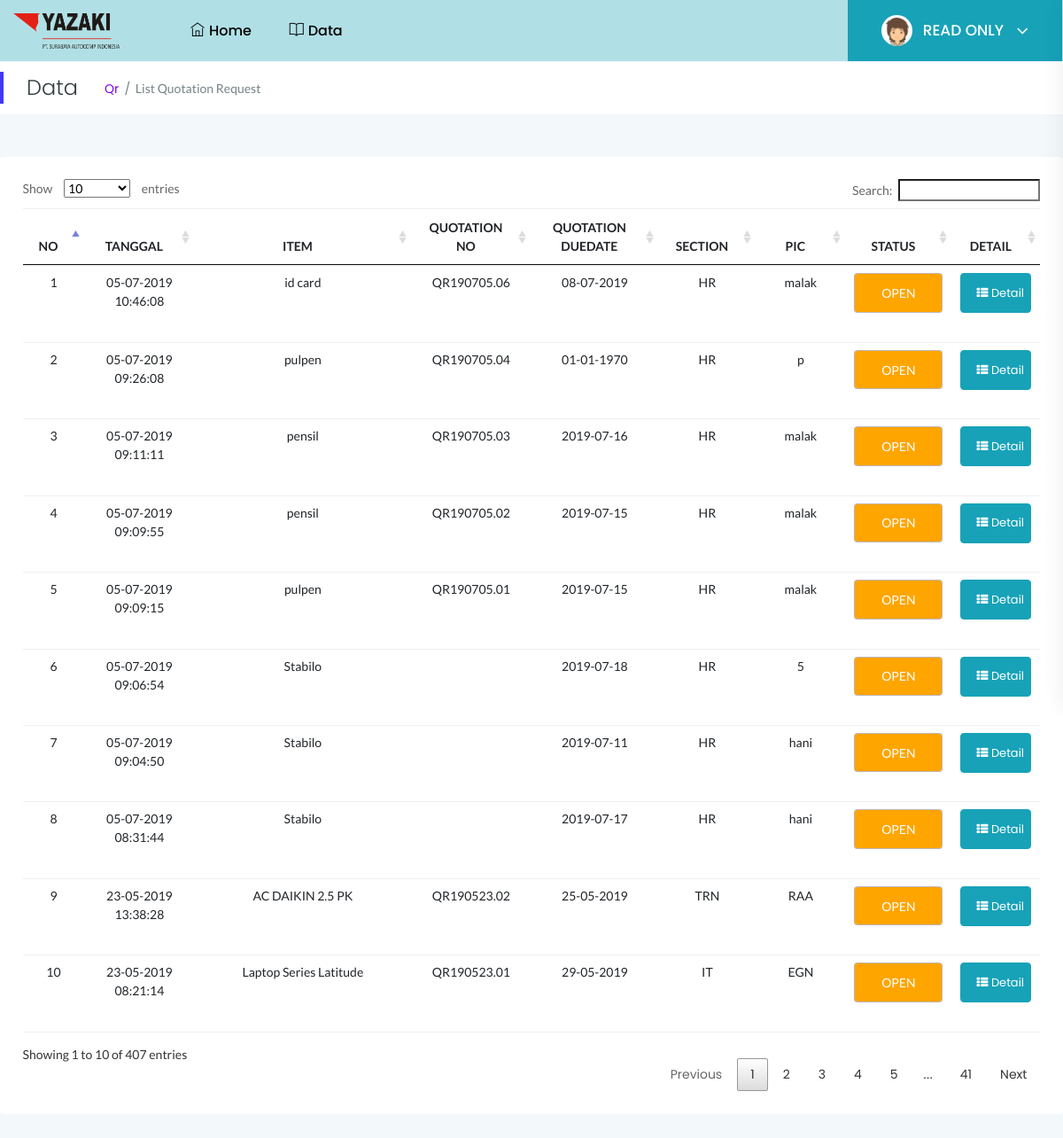
Page /index.php/read_only/getQr on the earlier database version.
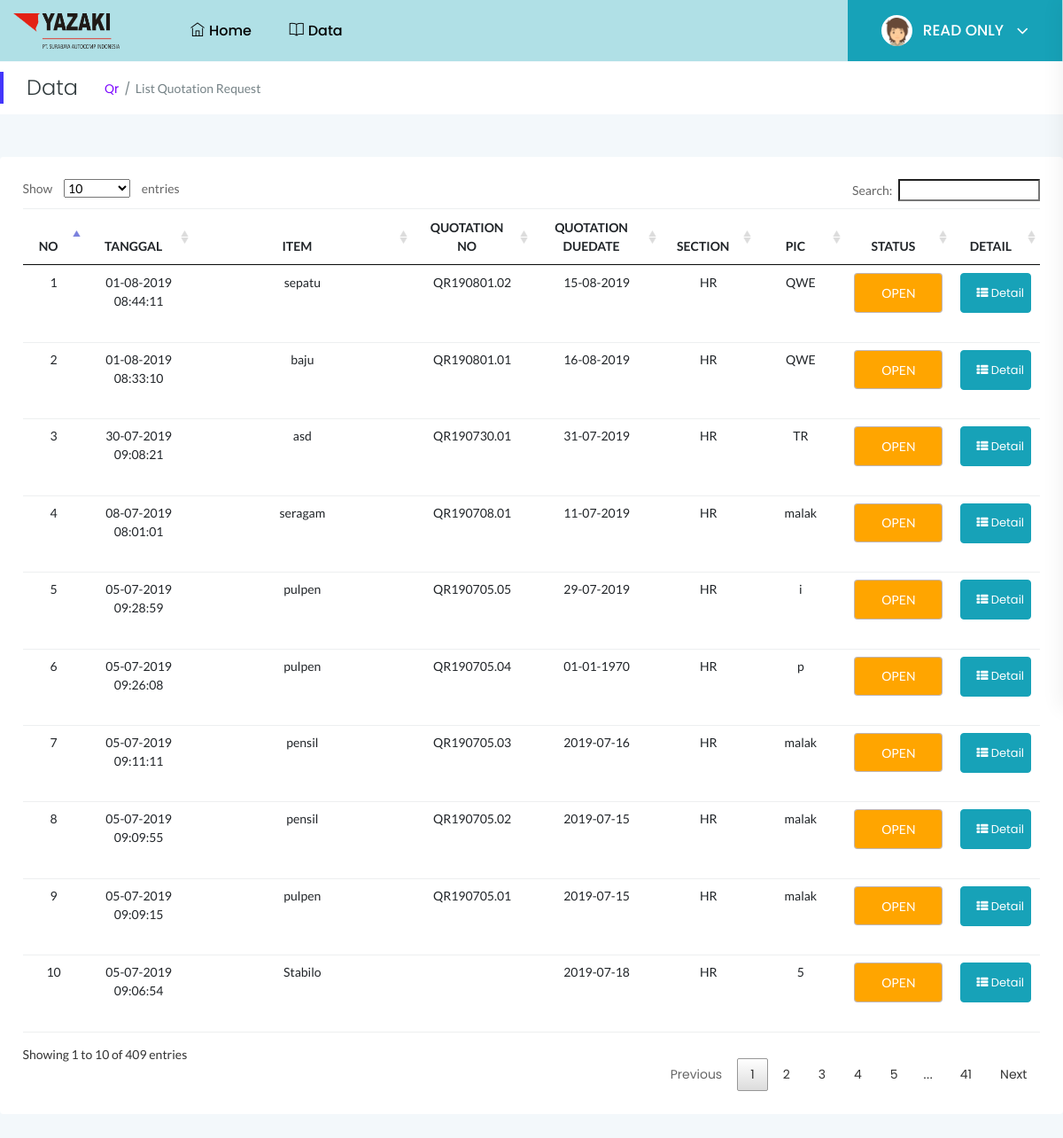
Same page on the later database version.
### tables this page shows
CREATE TABLE `penawaran` (
  `id_penawaran` int(11) NOT NULL,
  `tanggal` varchar(20) NOT NULL,
  `item` longtext NOT NULL,
  `kode_qr` varchar(15) NOT NULL,
  `tanggal_butuh` varchar(56) NOT NULL,
  `section` varchar(30) NOT NULL,
  `pic` varchar(99) NOT NULL,
  `bahan` text NOT NULL,
  `detail` longtext NOT NULL,
  `status` int(11) NOT NULL,
  `gambar` longtext NOT NULL,
  `note` longtext NOT NULL,
  `status_chat` int(11) NOT NULL,
  `status_edit` int(11) NOT NULL
);

### application/controllers/Read_only.php (called while the page is built, shortened)
<?php
class Read_only extends CI_Controller {
	public function __construct()
	{
		$this->load->model('Read_onlyModel');
			$this->load->model('Purch_reqModel');
					$this->load->model('PoModel');
					$this->load->model('QrModel');
		 $this->load->helper('url','form','download');
		  $this->load->library('Excel','upload');
	}
public function getQr(){
$data['Qr']=$this->QrModel->getQr();
        $this->load->view('read_only/header');
        $this->load->view('read_only/Qr',$data);
}
}

### index.php (called while the page is built, shortened)
<?php
require_once BASEPATH.'core/CodeIgniter.php';

### application/models/QrModel.php (called while the page is built, shortened)
<?php
class QrModel extends CI_Model {
     public function getQr()
    {
            $this->db->select('*');
            $this->db->from('penawaran');
               $this->db->order_by('status','ASC');
            $this->db->order_by('id_penawaran','DESC');
            $query = $this->db->get();
                $results=array();
            if($query->num_rows() > 0){
            return $query->result();
            }else{
            return $results;
            }
    }
}

### application/views/read_only/Qr.php (the view, shortened to what this page needs)
 <div class="page-title-area">
                <div class="row align-items-center">
                    <div class="col-sm-6">
                        <div class="breadcrumbs-area clearfix" style="padding-top: 15px;padding-bottom: 15px">
                            <h4 class="page-title pull-left">Data</h4>
                            <ul class="breadcrumbs pull-left">
                                <li><a href="#">Qr</a></li>
                                <li><span>List Quotation Request</span></li>
                            </ul>
                    </div>
                </div>
            </div>
        </div>
            <div class="main-content-inner">
                <div class="row">
                    <div class="col-12 mt-5">
                        <div class="card">
                            <div class="card-body">
                               <div class="single-table">
                                    <div class="table-responsive">
                                        <table class="table text-center" id="dataTablesss">
                                   <thead class="text-uppercase">
                                            <tr>
                                                <th>NO</th>
                                                <th>TANGGAL</th>
                                                <th>ITEM</th>
                                                <th>QUOTATION NO</th>
                                                <th>QUOTATION DUEDATE</th>
                                                <th>SECTION</th>
                                                <th>PIC</th>
                                                <th>STATUS</th>
                                                <th>DETAIL</th>
                                            </tr>
                                        </thead>
                                        <tbody>
                                        <?php  $no=1; foreach ($Qr as $key) {?>
                                            <tr>
                                                <td><?php echo $no;?></td>
                                                <td><?php echo $key->tanggal;?></td>
                                                <td><?php echo $key->item;?></td>
                                                <td><?php echo $key->kode_qr;?></td>
                                                <td><?php echo $key->tanggal_butuh;?></td>
                                                <td><?php echo $key->section;?></td>
                                                <td><?php echo $key->pic;?></td>
                                               <td><?php
                                                if($key->status == 0){?>
                                                    <div class="form-control" align="center" value="OPEN" name="status" style="margin-bottom: 25px;width: 100px; background-color: #FFA500; color:#FFF" > OPEN </div>
                                                     <?php }
                                                        ?>
                                                </td>
                                                <td>
                                                <div class="btn-group mb-xl-3" role="group" aria-label="Basic example">
                                    <button type="button" class="btn btn-info" style="width:80px; height:45px;">
                                      <a href="<?php echo site_url()?>/Read_only/detailQuotationUser/<?php echo $key->id_penawaran?>"
                                        ><font color="white"><i class="fa fa-th-list"></i> Detail</font></a></button>
                                </div>
                                               </td>
                                            </tr>
                                            <?php $no++;}?>
                                       </tbody>
                                    </table>
                                </div>
                            </div>
                        </div>
                    </div>
                </div>
            </div>
        </div>
</body>
</html>

Differences in the rows shown:
no longer on this page (row edited): penawaran: tanggal "05-07-2019 10:46:08", item "id card", kode_qr "QR190705.06", tanggal_butuh "08-07-2019", section "HR", pic "malak", status "OPEN"
no longer on this page (row edited): penawaran: tanggal "05-07-2019 09:04:50", item "Stabilo", tanggal_butuh "2019-07-11", section "HR", pic "hani", status "OPEN"
no longer on this page (row edited): penawaran: tanggal "05-07-2019 08:31:44", item "Stabilo", tanggal_butuh "2019-07-17", section "HR", pic "hani", status "OPEN"
no longer on this page (row edited): penawaran: tanggal "23-05-2019 13:38:28", item "AC DAIKIN 2.5 PK", kode_qr "QR190523.02", tanggal_butuh "25-05-2019", section "TRN", pic "RAA", status "OPEN"
no longer on this page (row edited): penawaran: tanggal "23-05-2019 08:21:14", item "Laptop Series Latitude", kode_qr "QR190523.01", tanggal_butuh "29-05-2019", section "IT", pic "EGN", status "OPEN"
added penawaran: tanggal "01-08-2019 08:44:11", item "sepatu", kode_qr "QR190801.02", tanggal_butuh "15-08-2019", section "HR", pic "QWE", status "OPEN"
added penawaran: tanggal "01-08-2019 08:33:10", item "baju", kode_qr "QR190801.01", tanggal_butuh "16-08-2019", section "HR", pic "QWE", status "OPEN"
added penawaran: tanggal "30-07-2019 09:08:21", item "asd", kode_qr "QR190730.01", tanggal_butuh "31-07-2019", section "HR", pic "TR", status "OPEN"
now on this page (row edited): penawaran: tanggal "08-07-2019 08:01:01", item "seragam", kode_qr "QR190708.01", tanggal_butuh "11-07-2019", section "HR", pic "malak", status "OPEN"
now on this page (row edited): penawaran: tanggal "05-07-2019 09:28:59", item "pulpen", kode_qr "QR190705.05", tanggal_butuh "29-07-2019", section "HR", pic "i", status "OPEN"
Other differences:
text written by a page script: "Show entries Search: Showing 1 to 10 of 407 entries Previous 1 2 3 4 5 … 41 Next" → "Show entries Search: Showing 1 to 10 of 409 entries Previous 1 2 3 4 5 … 41 Next"
